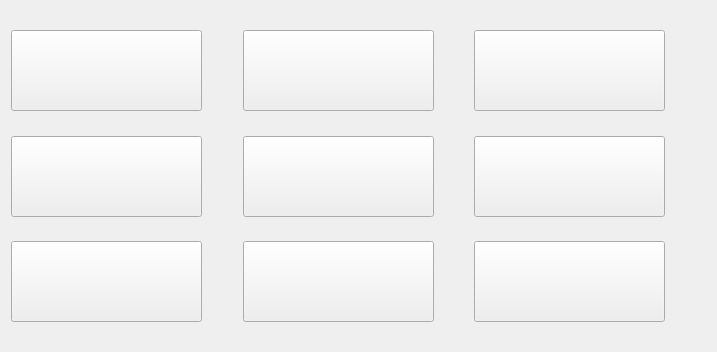
     <widget class="QWidget" name="tab_3">
      <attribute name="title">
       <string>shops</string>
      </attribute>
      <layout class="QGridLayout" name="gridLayout_2">
       <item row="0" column="0">
        <spacer name="verticalSpacer_63">
         <property name="orientation">
          <enum>Qt::Vertical</enum>
         </property>
         <property name="sizeHint" stdset="0">
          <size>
           <width>20</width>
           <height>19</height>
          </size>
         </property>
        </spacer>
       </item>
       <item row="0" column="3">
        <spacer name="verticalSpacer_66">
         <property name="orientation">
          <enum>Qt::Vertical</enum>
         </property>
         <property name="sizeHint" stdset="0">
          <size>
           <width>20</width>
           <height>19</height>
          </size>
         </property>
        </spacer>
       </item>
       <item row="0" column="5">
        <spacer name="verticalSpacer_62">
         <property name="orientation">
          <enum>Qt::Vertical</enum>
         </property>
         <property name="sizeHint" stdset="0">
          <size>
           <width>20</width>
           <height>19</height>
          </size>
         </property>
        </spacer>
       </item>
       <item row="1" column="0" colspan="2">
        <widget class="QPushButton" name="pushButton_51">
         <property name="sizePolicy">
          <sizepolicy hsizetype="Minimum" vsizetype="Minimum">
           <horstretch>0</horstretch>
           <verstretch>0</verstretch>
          </sizepolicy>
         </property>
         <property name="minimumSize">
          <size>
           <width>191</width>
           <height>81</height>
          </size>
         </property>
         <property name="maximumSize">
          <size>
           <width>191</width>
           <height>81</height>
          </size>
         </property>
         <property name="layoutDirection">
          <enum>Qt::LeftToRight</enum>
         </property>
         <property name="autoFillBackground">
          <bool>false</bool>
         </property>
         <property name="text">
          <string/>
         </property>
         <property name="icon">
          <iconset resource="../bitcoin.qrc">
           <normaloff>:/images/amazonia</normaloff>:/images/amazonia</iconset>
         </property>
         <property name="iconSize">
          <size>
           <width>191</width>
           <height>81</height>
          </size>
         </property>
        </widget>
       </item>
       <item row="1" column="2">
        <spacer name="horizontalSpacer_60">
         <property name="orientation">
          <enum>Qt::Horizontal</enum>
         </property>
         <property name="sizeHint" stdset="0">
          <size>
           <width>35</width>
           <height>20</height>
          </size>
         </property>
        </spacer>
       </item>
       <item row="1" column="3">
        <widget class="QPushButton" name="pushButton_58">
         <property name="sizePolicy">
          <sizepolicy hsizetype="Minimum" vsizetype="Minimum">
           <horstretch>0</horstretch>
           <verstretch>0</verstretch>
          </sizepolicy>
         </property>
         <property name="minimumSize">
          <size>
           <width>191</width>
           <height>81</height>
          </size>
         </property>
         <property name="maximumSize">
          <size>
           <width>191</width>
           <height>81</height>
          </size>
         </property>
         <property name="layoutDirection">
          <enum>Qt::LeftToRight</enum>
         </property>
         <property name="autoFillBackground">
          <bool>false</bool>
         </property>
         <property name="text">
          <string/>
         </property>
         <property name="icon">
          <iconset resource="../bitcoin.qrc">
           <normaloff>:/images/bitezze</normaloff>:/images/bitezze</iconset>
         </property>
         <property name="iconSize">
          <size>
           <width>191</width>
           <height>81</height>
          </size>
         </property>
        </widget>
       </item>
       <item row="1" column="4">
        <spacer name="horizontalSpacer_54">
         <property name="orientation">
          <enum>Qt::Horizontal</enum>
         </property>
         <property name="sizeHint" stdset="0">
          <size>
           <width>34</width>
           <height>20</height>
          </size>
         </property>
        </spacer>
       </item>
       <item row="1" column="5">
        <widget class="QPushButton" name="pushButton_54">
         <property name="sizePolicy">
          <sizepolicy hsizetype="Minimum" vsizetype="Minimum">
           <horstretch>0</horstretch>
           <verstretch>0</verstretch>
          </sizepolicy>
         </property>
         <property name="minimumSize">
          <size>
           <width>191</width>
           <height>81</height>
          </size>
         </property>
         <property name="maximumSize">
          <size>
           <width>191</width>
           <height>81</height>
          </size>
         </property>
         <property name="layoutDirection">
          <enum>Qt::LeftToRight</enum>
         </property>
         <property name="autoFillBackground">
          <bool>false</bool>
         </property>
         <property name="text">
          <string/>
         </property>
         <property name="icon">
          <iconset resource="../bitcoin.qrc">
           <normaloff>:/images/breihost</normaloff>:/images/breihost</iconset>
         </property>
         <property name="iconSize">
          <size>
           <width>191</width>
           <height>81</height>
          </size>
         </property>
        </widget>
       </item>
       <item row="1" column="6">
        <spacer name="horizontalSpacer_51">
         <property name="orientation">
          <enum>Qt::Horizontal</enum>
         </property>
         <property name="sizeHint" stdset="0">
          <size>
           <width>41</width>
           <height>20</height>
          </size>
         </property>
        </spacer>
       </item>
       <item row="2" column="1">
        <spacer name="verticalSpacer_64">
         <property name="orientation">
          <enum>Qt::Vertical</enum>
         </property>
         <property name="sizeHint" stdset="0">
          <size>
           <width>20</width>
           <height>19</height>
          </size>
         </property>
        </spacer>
       </item>
       <item row="2" column="3">
        <spacer name="verticalSpacer_61">
         <property name="orientation">
          <enum>Qt::Vertical</enum>
         </property>
         <property name="sizeHint" stdset="0">
          <size>
           <width>20</width>
           <height>19</height>
          </size>
         </property>
        </spacer>
       </item>
       <item row="2" column="5">
        <spacer name="verticalSpacer_74">
         <property name="orientation">
          <enum>Qt::Vertical</enum>
         </property>
         <property name="sizeHint" stdset="0">
          <size>
           <width>20</width>
           <height>19</height>
          </size>
         </property>
        </spacer>
       </item>
       <item row="3" column="0" colspan="2">
        <widget class="QPushButton" name="pushButton_52">
         <property name="sizePolicy">
          <sizepolicy hsizetype="Minimum" vsizetype="Minimum">
           <horstretch>0</horstretch>
           <verstretch>0</verstretch>
          </sizepolicy>
         </property>
         <property name="minimumSize">
          <size>
           <width>191</width>
           <height>81</height>
          </size>
         </property>
         <property name="maximumSize">
          <size>
           <width>191</width>
           <height>81</height>
          </size>
         </property>
         <property name="layoutDirection">
          <enum>Qt::LeftToRight</enum>
         </property>
         <property name="autoFillBackground">
          <bool>false</bool>
         </property>
         <property name="text">
          <string/>
         </property>
         <property name="icon">
          <iconset resource="../bitcoin.qrc">
           <normaloff>:/images/cereal</normaloff>:/images/cereal</iconset>
         </property>
         <property name="iconSize">
          <size>
           <width>191</width>
           <height>81</height>
          </size>
         </property>
        </widget>
       </item>
       <item row="3" column="2">
        <spacer name="horizontalSpacer_56">
         <property name="orientation">
          <enum>Qt::Horizontal</enum>
         </property>
         <property name="sizeHint" stdset="0">
          <size>
           <width>35</width>
           <height>20</height>
          </size>
         </property>
        </spacer>
       </item>
       <item row="3" column="3">
        <widget class="QPushButton" name="pushButton_53">
         <property name="sizePolicy">
          <sizepolicy hsizetype="Minimum" vsizetype="Minimum">
           <horstretch>0</horstretch>
           <verstretch>0</verstretch>
          </sizepolicy>
         </property>
         <property name="minimumSize">
          <size>
           <width>191</width>
           <height>81</height>
          </size>
         </property>
         <property name="maximumSize">
          <size>
           <width>191</width>
           <height>81</height>
          </size>
         </property>
         <property name="layoutDirection">
          <enum>Qt::LeftToRight</enum>
         </property>
         <property name="autoFillBackground">
          <bool>false</bool>
         </property>
         <property name="text">
          <string/>
         </property>
         <property name="icon">
          <iconset resource="../bitcoin.qrc">
           <normaloff>:/images/coinrush</normaloff>:/images/coinrush</iconset>
         </property>
         <property name="iconSize">
          <size>
           <width>191</width>
           <height>81</height>
          </size>
         </property>
        </widget>
       </item>
       <item row="3" column="4">
        <spacer name="horizontalSpacer_59">
         <property name="orientation">
          <enum>Qt::Horizontal</enum>
         </property>
         <property name="sizeHint" stdset="0">
          <size>
           <width>34</width>
           <height>20</height>
          </size>
         </property>
        </spacer>
       </item>
       <item row="3" column="5">
        <widget class="QPushButton" name="pushButton_59">
         <property name="sizePolicy">
          <sizepolicy hsizetype="Minimum" vsizetype="Minimum">
           <horstretch>0</horstretch>
           <verstretch>0</verstretch>
          </sizepolicy>
         </property>
         <property name="minimumSize">
          <size>
           <width>191</width>
           <height>81</height>
          </size>
         </property>
         <property name="maximumSize">
          <size>
           <width>191</width>
           <height>81</height>
          </size>
         </property>
         <property name="layoutDirection">
          <enum>Qt::LeftToRight</enum>
         </property>
         <property name="autoFillBackground">
          <bool>false</bool>
         </property>
         <property name="text">
          <string/>
         </property>
         <property name="icon">
          <iconset resource="../bitcoin.qrc">
           <normaloff>:/images/cryptod</normaloff>:/images/cryptod</iconset>
         </property>
         <property name="iconSize">
          <size>
           <width>191</width>
           <height>81</height>
          </size>
         </property>
        </widget>
       </item>
       <item row="3" column="6">
        <spacer name="horizontalSpacer_53">
         <property name="orientation">
          <enum>Qt::Horizontal</enum>
         </property>
         <property name="sizeHint" stdset="0">
          <size>
           <width>41</width>
           <height>20</height>
          </size>
         </property>
        </spacer>
       </item>
       <item row="4" column="1">
        <spacer name="verticalSpacer_75">
         <property name="orientation">
          <enum>Qt::Vertical</enum>
         </property>
         <property name="sizeHint" stdset="0">
          <size>
           <width>20</width>
           <height>18</height>
          </size>
         </property>
        </spacer>
       </item>
       <item row="4" column="3">
        <spacer name="verticalSpacer_65">
         <property name="orientation">
          <enum>Qt::Vertical</enum>
         </property>
         <property name="sizeHint" stdset="0">
          <size>
           <width>20</width>
           <height>18</height>
          </size>
         </property>
        </spacer>
       </item>
       <item row="4" column="5">
        <spacer name="verticalSpacer_72">
         <property name="orientation">
          <enum>Qt::Vertical</enum>
         </property>
         <property name="sizeHint" stdset="0">
          <size>
           <width>20</width>
           <height>18</height>
          </size>
         </property>
        </spacer>
       </item>
       <item row="5" column="0" colspan="2">
        <widget class="QPushButton" name="pushButton_55">
         <property name="sizePolicy">
          <sizepolicy hsizetype="Minimum" vsizetype="Minimum">
           <horstretch>0</horstretch>
           <verstretch>0</verstretch>
          </sizepolicy>
         </property>
         <property name="minimumSize">
          <size>
           <width>191</width>
           <height>81</height>
          </size>
         </property>
         <property name="maximumSize">
          <size>
           <width>191</width>
           <height>81</height>
          </size>
         </property>
         <property name="layoutDirection">
          <enum>Qt::LeftToRight</enum>
         </property>
         <property name="autoFillBackground">
          <bool>false</bool>
         </property>
         <property name="text">
          <string/>
         </property>
         <property name="icon">
          <iconset resource="../bitcoin.qrc">
           <normaloff>:/images/grk</normaloff>:/images/grk</iconset>
         </property>
         <property name="iconSize">
          <size>
           <width>191</width>
           <height>81</height>
          </size>
         </property>
        </widget>
       </item>
       <item row="5" column="2">
        <spacer name="horizontalSpacer_50">
         <property name="orientation">
          <enum>Qt::Horizontal</enum>
         </property>
         <property name="sizeHint" stdset="0">
          <size>
           <width>35</width>
           <height>20</height>
          </size>
         </property>
        </spacer>
       </item>
       <item row="5" column="3">
        <widget class="QPushButton" name="pushButton_57">
         <property name="sizePolicy">
          <sizepolicy hsizetype="Minimum" vsizetype="Minimum">
           <horstretch>0</horstretch>
           <verstretch>0</verstretch>
          </sizepolicy>
         </property>
         <property name="minimumSize">
          <size>
           <width>191</width>
           <height>81</height>
          </size>
         </property>
         <property name="maximumSize">
          <size>
           <width>191</width>
           <height>81</height>
          </size>
         </property>
         <property name="layoutDirection">
          <enum>Qt::LeftToRight</enum>
         </property>
         <property name="autoFillBackground">
          <bool>false</bool>
         </property>
         <property name="text">
          <string/>
         </property>
         <property name="icon">
          <iconset resource="../bitcoin.qrc">
           <normaloff>:/images/indes</normaloff>:/images/indes</iconset>
         </property>
         <property name="iconSize">
          <size>
           <width>191</width>
           <height>81</height>
          </size>
         </property>
        </widget>
       </item>
       <item row="5" column="4">
        <spacer name="horizontalSpacer_58">
         <property name="orientation">
          <enum>Qt::Horizontal</enum>
         </property>
         <property name="sizeHint" stdset="0">
          <size>
           <width>34</width>
           <height>20</height>
          </size>
         </property>
        </spacer>
       </item>
       <item row="5" column="5">
        <widget class="QPushButton" name="pushButton_56">
         <property name="sizePolicy">
          <sizepolicy hsizetype="Minimum" vsizetype="Minimum">
           <horstretch>0</horstretch>
           <verstretch>0</verstretch>
          </sizepolicy>
         </property>
         <property name="minimumSize">
          <size>
           <width>191</width>
           <height>81</height>
          </size>
         </property>
         <property name="maximumSize">
          <size>
           <width>191</width>
           <height>81</height>
          </size>
         </property>
         <property name="layoutDirection">
          <enum>Qt::LeftToRight</enum>
         </property>
         <property name="autoFillBackground">
          <bool>false</bool>
         </property>
         <property name="text">
          <string/>
         </property>
         <property name="icon">
          <iconset resource="../bitcoin.qrc">
           <normaloff>:/images/mintage</normaloff>:/images/mintage</iconset>
         </property>
         <property name="iconSize">
          <size>
           <width>191</width>
           <height>81</height>
          </size>
         </property>
        </widget>
       </item>
       <item row="5" column="6">
        <spacer name="horizontalSpacer_57">
         <property name="orientation">
          <enum>Qt::Horizontal</enum>
         </property>
         <property name="sizeHint" stdset="0">
          <size>
           <width>41</width>
           <height>20</height>
          </size>
         </property>
        </spacer>
       </item>
       <item row="6" column="1">
        <spacer name="verticalSpacer_70">
         <property name="orientation">
          <enum>Qt::Vertical</enum>
         </property>
         <property name="sizeHint" stdset="0">
          <size>
           <width>20</width>
           <height>19</height>
          </size>
         </property>
        </spacer>
       </item>
       <item row="6" column="3">
        <spacer name="verticalSpacer_69">
         <property name="orientation">
          <enum>Qt::Vertical</enum>
         </property>
         <property name="sizeHint" stdset="0">
          <size>
           <width>20</width>
           <height>19</height>
          </size>
         </property>
        </spacer>
       </item>
       <item row="6" column="5">
        <spacer name="verticalSpacer_67">
         <property name="orientation">
          <enum>Qt::Vertical</enum>
         </property>
         <property name="sizeHint" stdset="0">
          <size>
           <width>20</width>
           <height>19</height>
          </size>
         </property>
        </spacer>
       </item>
      </layout>
     </widget>
